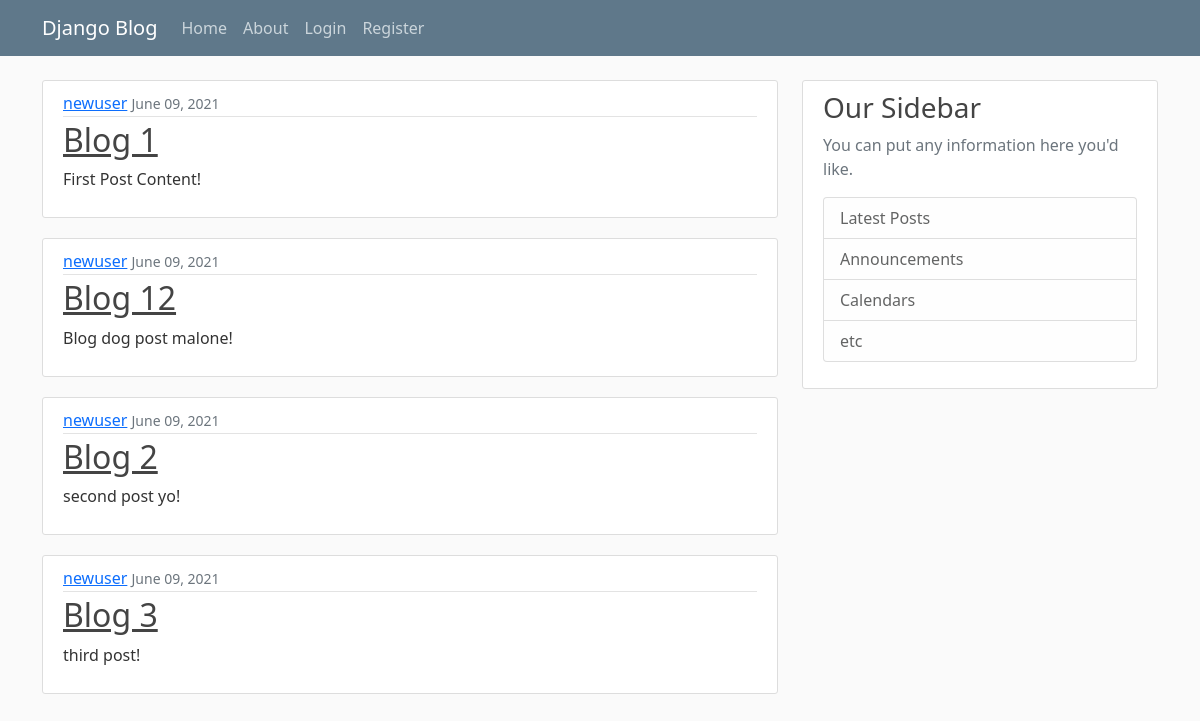
The page / on the database its author committed.
### blog/models.py (models this page shows, shortened)
class Post(models.Model):
    title = models.CharField(max_length=100)
    content = models.TextField()
    date_posted = models.DateTimeField(default=timezone.now)
    author = models.ForeignKey(User, on_delete=models.CASCADE)

### blog/views.py (the view)
# urls.py: path('', views.home, name='blog-home'),
def home(request):
    context = {
        'posts': Post.objects.all()
    }
    return render(request, 'blog/home.html', context)

### blog/templates/blog/home.html
{% extends "blog/base.html" %}
{% block content %}
    {% for post in posts %}
    <article class="media content-section">
        <div class="media-body">
          <div class="article-metadata">
            <a class="mr-2" href="#">{{ post.author }}</a>
            <small class="text-muted">{{ post.date_posted|date:"F d, Y" }}</small>
          </div>
          <h2><a class="article-title" href="#">{{ post.title }}</a></h2>
          <p class="article-content">{{ post.content }}</p>
        </div>
      </article>
    {% endfor %}
{% endblock content %}

### blog/templates/blog/base.html (shortened to what this page needs)
{% load static %}
<!DOCTYPE html>
<html>
<head>
    <link href="https://cdn.jsdelivr.net/npm/bootstrap@5.0.1/dist/css/bootstrap.min.css" rel="stylesheet">
    <link rel="stylesheet" type="text/css" href="{% static 'blog/main.css' %}">
</head>
<body>
    <header class="site-header">
        <nav class="navbar navbar-expand-md navbar-dark bg-steel fixed-top">
          <div class="container">
            <a class="navbar-brand mr-4" href="{% url 'blog-home' %}">Django Blog</a>
            <div class="collapse navbar-collapse" id="navbarToggle">
              <div class="navbar-nav mr-auto">
                <a class="nav-item nav-link" href="{% url 'blog-home' %}">Home</a>
                <a class="nav-item nav-link" href="{% url 'blog-about' %}">About</a>
              </div>
              <div class="navbar-nav">
                <a class="nav-item nav-link" href="#">Login</a>
                <a class="nav-item nav-link" href="#">Register</a>
              </div>
            </div>
          </div>
        </nav>
      </header>
    <main role="main" class="container">
        <div class="row">
          <div class="col-md-8">
            {% block content %}{% endblock %}
          </div>
          <div class="col-md-4">
            <div class="content-section">
              <h3>Our Sidebar</h3>
              <p class='text-muted'>You can put any information here you'd like.
                <ul class="list-group">
                  <li class="list-group-item list-group-item-light">Latest Posts</li>
                  <li class="list-group-item list-group-item-light">Announcements</li>
                  <li class="list-group-item list-group-item-light">Calendars</li>
                  <li class="list-group-item list-group-item-light">etc</li>
                </ul>
              </p>
            </div>
          </div>
        </div>
      </main>
</body>
</html>

### blog/static/blog/main.css (style rules this page uses)
body { background: #fafafa; color: #333333; margin-top: 5rem; }
h1, h2, h3, h4, h5, h6 { color: #444444; }
ul { margin: 0; }
.bg-steel { background-color: #5f788a; }
.site-header .navbar-nav .nav-link { color: #cbd5db; }
.content-section { background: #ffffff; padding: 10px 20px; border: 1px solid #dddddd; border-radius: 3px; margin-bottom: 20px; }
.article-title { color: #444444; }
.article-content { white-space: pre-line; }
.article-metadata { padding-bottom: 1px; margin-bottom: 4px; border-bottom: 1px solid #e3e3e3 }

### rows shown on the page
Post: author "newuser", date_posted "June 09, 2021", title "Blog 1", content "First Post Content!"
Post: author "newuser", date_posted "June 09, 2021", title "Blog 12", content "Blog dog post malone!"
Post: author "newuser", date_posted "June 09, 2021", title "Blog 2", content "second post yo!"
Post: author "newuser", date_posted "June 09, 2021", title "Blog 3", content "third post!"
